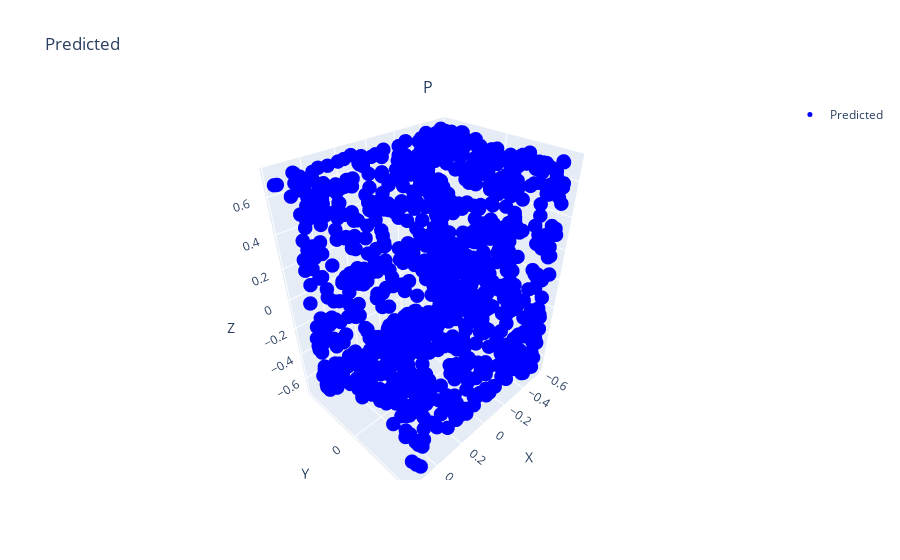

The notebook cell saved with this chart:
### Code cell
for batch in dataloader:
    idx = batch['index'].item()
    category = batch['category']
    pc = batch['target_pc']
    print(df.loc[idx, 'category'], category)
    plot_pc(pc.squeeze(0))
    break

### Figure 1 — Plotly figure (JSON) as saved in the notebook; plotly's stock layout.template omitted (floating-point values rounded to 4 significant figures; data arrays with more than 128 entries replaced by an {"elided": "..."} marker saying what was removed)
{"data": [{"marker": {"color": "blue", "size": 5}, "mode": "markers", "name": "Predicted", "scene": "scene", "type": "scatter3d", "x": {"elided": "1024 float values"}, "y": {"elided": "1024 float values"}, "z": {"elided": "1024 float values"}}], "layout": {"annotations": [{"font": {"size": 16}, "showarrow": false, "text": "P", "x": 0.5, "xanchor": "center", "xref": "paper", "y": 1, "yanchor": "bottom", "yref": "paper"}], "scene": {"domain": {"x": [0, 1], "y": [0, 1]}, "xaxis": {"title": {"text": "X"}}, "yaxis": {"title": {"text": "Y"}}, "zaxis": {"title": {"text": "Z"}}}, "showlegend": true, "title": {"text": "Predicted"}}}
